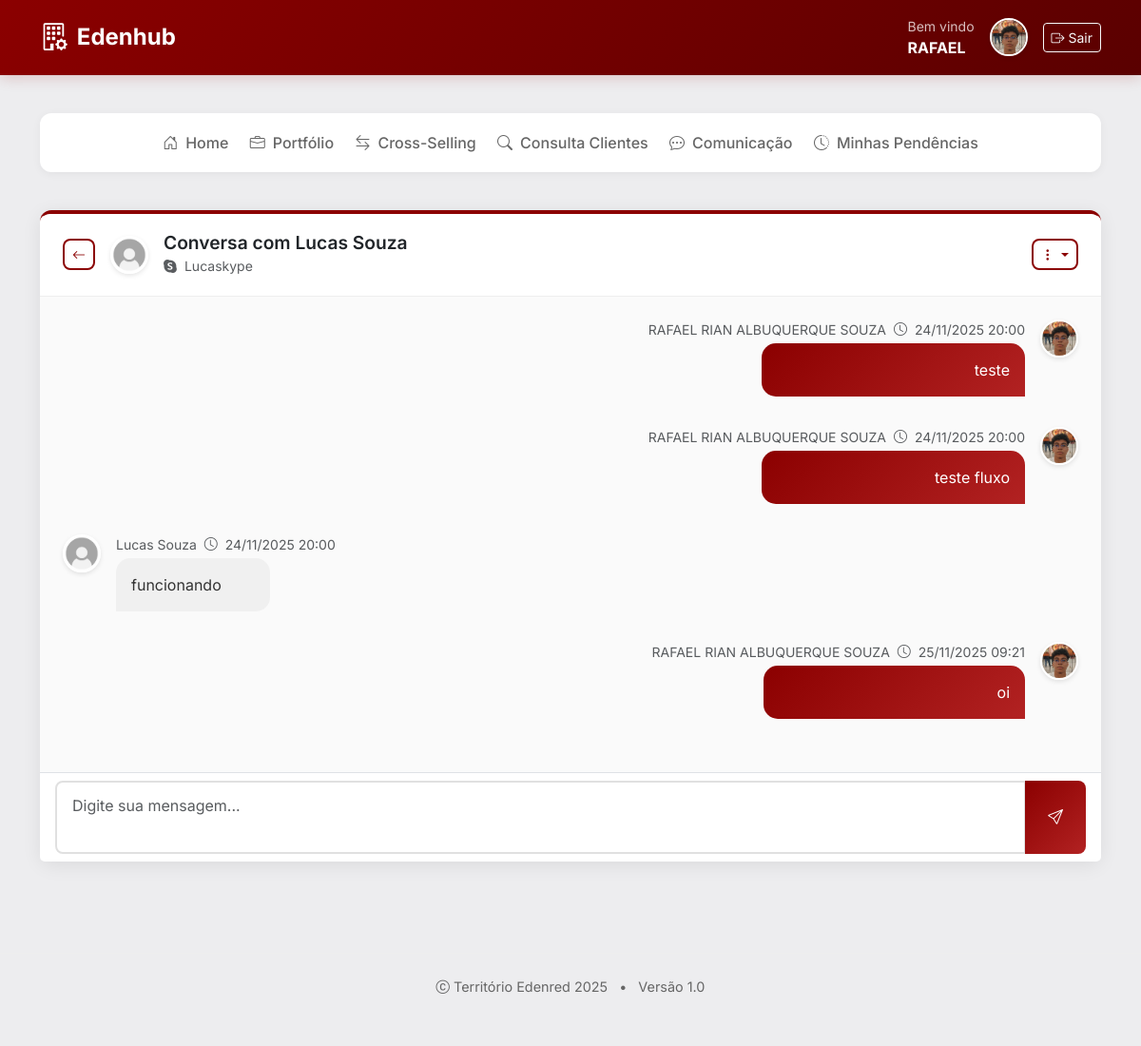
/comunicacao/1 (signed in), run on an earlier commit of the app's database.
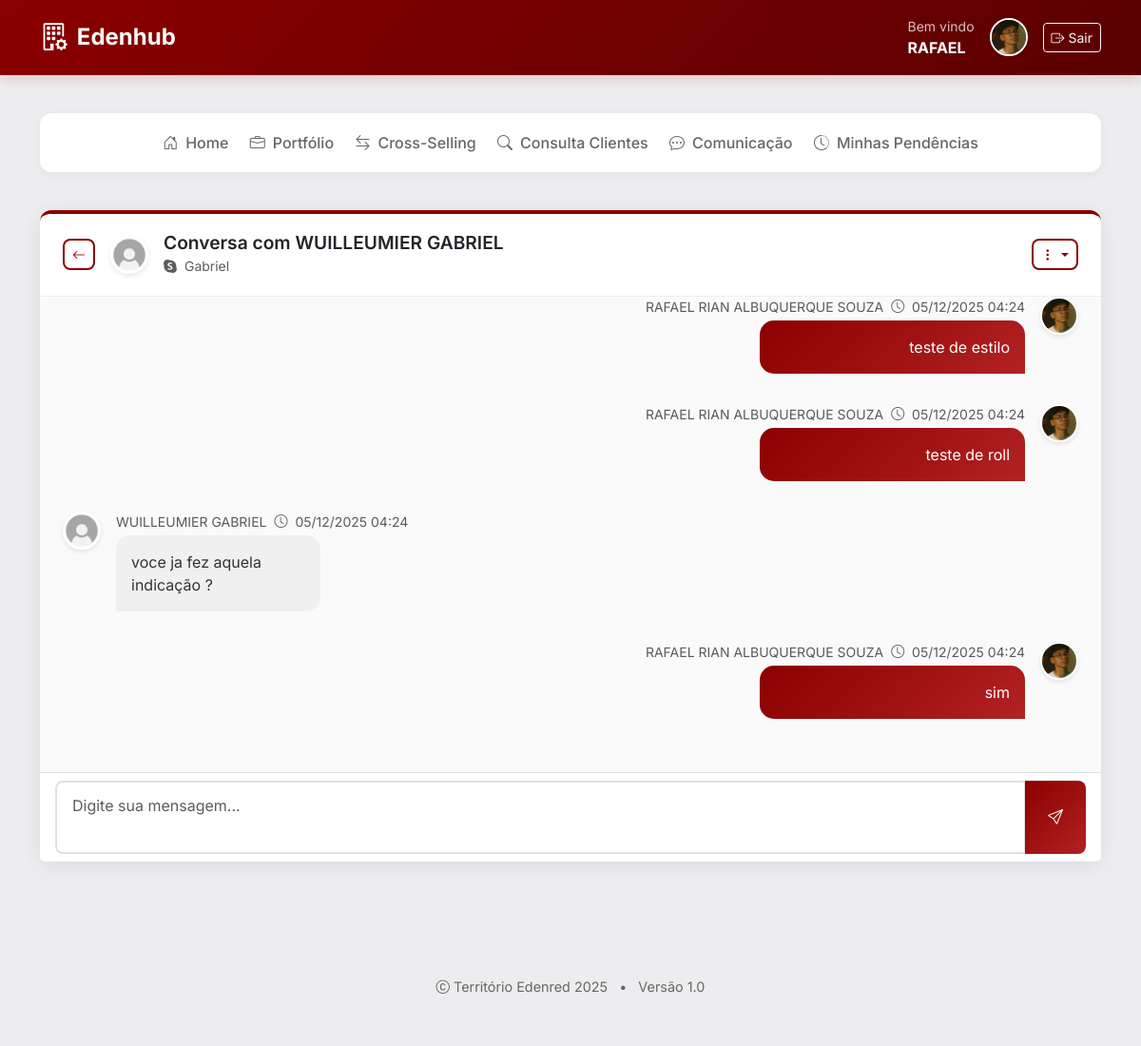
And on a later commit of the database.
### Edenred/models.py (models this page shows, shortened)
class Usuario(db.Model, UserMixin):
    id = db.Column(db.Integer, primary_key=True)
    foto = db.Column(db.String, nullable=True, default='default.png')
    nome = db.Column(db.String(100), nullable=False)
    email = db.Column(db.String(100), unique=True, nullable=False)
    telefone = db.Column(db.String(20), unique=True)
    skype = db.Column(db.String(100), unique=True, nullable=True)
    senha_hash = db.Column(db.String(200), nullable=False)

class Mensagem(db.Model):
    id = db.Column(db.Integer, primary_key=True)
    conversa_id = db.Column(db.Integer, db.ForeignKey('conversa.id'), nullable=False)
    remetente_id = db.Column(db.Integer, db.ForeignKey('usuario.id'), nullable=False)
    mensagem = db.Column(db.Text, nullable=False)
    data_envio = db.Column(db.DateTime, default=datetime.now(timezone.utc))
    lida = db.Column(db.Boolean, default=False)
    conversa = db.relationship('Conversa', backref=db.backref('mensagens', lazy=True))
    remetente = db.relationship('Usuario', backref=db.backref('mensagens_enviadas', lazy=True))

### Edenred/views.py (the view)
@app.route('/comunicacao/<int:conversa_id>', methods=['GET', 'POST'])
@login_required
def ver_conversa(conversa_id):
    conversa = Conversa.query.get_or_404(conversa_id)
    if current_user.id not in [conversa.usuario1_id, conversa.usuario2_id]:
        flash('Acesso não autorizado!', 'error')
        return redirect(url_for('comunicacao'))
    form = MensagemForm()
    if form.validate_on_submit():
        mensagem = form.save(conversa_id, current_user.id)
        flash('Mensagem enviada!', 'success')
        return redirect(url_for('ver_conversa', conversa_id=conversa_id))
    mensagens = Mensagem.query.filter_by(conversa_id=conversa_id)\
        .order_by(Mensagem.data_envio.asc())\
        .all()
    for mensagem in mensagens:
        if mensagem.remetente_id != current_user.id and not mensagem.lida:
            mensagem.lida = True
    db.session.commit()
    outro_usuario = conversa.usuario2 if conversa.usuario1_id == current_user.id else conversa.usuario1
    return render_template('ver_conversa.html',
                         conversa=conversa,
                         mensagens=mensagens,
                         outro_usuario=outro_usuario,
                         form=form)

### Edenred/forms.py (shortened to what this page needs)
class MensagemForm(FlaskForm):
    mensagem = TextAreaField('Mensagem', validators=[DataRequired(), Length(max=2000)])
    btnEnviar = SubmitField('Enviar')

### Edenred/__init__.py (called while the page is built)
@app.template_filter('formatar_data_brasil')
def formatar_data_brasil(dt):
    if not dt:
        return ""
    try:
        if dt.tzinfo is None:
            dt = pytz.utc.localize(dt)
        tz_brasil = pytz.timezone('America/Sao_Paulo')
        dt_brasil = dt.astimezone(tz_brasil)
        return dt_brasil.strftime('%d/%m/%Y %H:%M')
    except Exception:
        return dt.strftime('%d/%m/%Y %H:%M')

@login_manager.user_loader
def load_user(user_id):
    return Usuario.query.get(int(user_id))

### Edenred/templates/ver_conversa.html (shortened to what this page needs)
{% extends 'base.html' %}
{% block content %}
<div class="row mb-4">
    <div class="col-12">
        {% include 'nav.html' %}
    </div>
</div>
<div class="row">
    <div class="col-12">
        <div class="card card-edenred mb-4">
            <div class="card-header-edenred d-flex justify-content-between align-items-center">
                <div class="d-flex align-items-center">
                    <a href="{{ url_for('comunicacao') }}" class="btn btn-outline-edenred btn-sm me-3">
                        <i class="bi bi-arrow-left"></i>
                    </a>
                    <img src="{{ url_for('static', filename='data/img_user/{}'.format(outro_usuario.foto)) }}"
                         class="avatar me-3">
                    <div>
                        <h5 class="card-title mb-0 text-dark">
                            Conversa com {{ outro_usuario.nome }}
                        </h5>
                        <small class="text-muted">
                            {% if outro_usuario.skype %}
                            <i class="bi bi-skype me-1"></i> {{ outro_usuario.skype }}
                            {% endif %}
                        </small>
                    </div>
                </div>
                <div class="dropdown">
                    <button class="btn btn-outline-edenred btn-sm dropdown-toggle" type="button"
                            data-bs-toggle="dropdown">
                        <i class="bi bi-three-dots-vertical"></i>
                    </button>
                </div>
            </div>
            <div class="card-body p-4" style="max-height: 500px; overflow-y: auto; background: #fafafa;">
                {% if mensagens %}
                    {% for mensagem in mensagens %}
                    <div class="mb-3 {% if mensagem.remetente_id == current_user.id %}text-end{% endif %}">
                        <div class="d-flex {% if mensagem.remetente_id == current_user.id %}justify-content-end{% endif %}">
                            {% if mensagem.remetente_id != current_user.id %}
                            <img src="{{ url_for('static', filename='data/img_user/{}'.format(mensagem.remetente.foto)) }}"
                                 class="avatar me-3 align-self-start">
                            {% endif %}
                            <div class="{% if mensagem.remetente_id == current_user.id %}text-end{% endif %}"
                                 style="max-width: 70%;">
                                <div class="d-flex align-items-center mb-1 {% if mensagem.remetente_id == current_user.id %}justify-content-end{% endif %}">
                                    <small class="text-muted me-2">
                                        {{ mensagem.remetente.nome }}
                                    </small>
                                    <small class="text-muted">
                                        <i class="bi bi-clock me-1"></i>
                                        {{ mensagem.data_envio|formatar_data_brasil }}
                                    </small>
                                </div>
                                <div class="message-bubble {% if mensagem.remetente_id == current_user.id %}message-sent{% else %}message-received{% endif %}">
                                    {{ mensagem.mensagem }}
                                </div>
                            </div>
                            {% if mensagem.remetente_id == current_user.id %}
                            <img src="{{ url_for('static', filename='data/img_user/{}'.format(current_user.foto)) }}"
                                 class="avatar ms-3 align-self-start">
                            {% endif %}
                        </div>
                    </div>
                    {% endfor %}
                {% endif %}
            </div>
            <div class="card-footer bg-white border-top">
                <form method="post" class="message-form">
                    <div class="input-group">
                        {{ form.mensagem(class="form-control form-control-custom",
                                        placeholder="Digite sua mensagem...",
                                        rows="2",
                                        style="resize: none;") }}
                        <button type="submit" class="btn btn-edenred">
                            <i class="bi bi-send"></i>
                        </button>
                    </div>
                </form>
            </div>
        </div>
    </div>
</div>
{% endblock %}

### Edenred/templates/base.html (shortened to what this page needs)
<!DOCTYPE html>
<html lang="pt-BR">
<head>
    <link href="https://cdn.jsdelivr.net/npm/bootstrap@5.3.0/dist/css/bootstrap.min.css" rel="stylesheet">
    <link href="https://cdn.jsdelivr.net/npm/bootstrap-icons@1.10.0/font/bootstrap-icons.css" rel="stylesheet">
</head>
<body>
    <nav class="navbar navbar-expand-lg navbar-edenred">
        <div class="container">
            <a class="navbar-brand" href="{{ url_for('home') }}">
                <i class="bi bi-building-gear"></i>
                <span>Edenhub</span>
            </a>
            {% if current_user.is_authenticated %}
            <div class="d-flex align-items-center">
                <div class="me-3 text-white">
                    <small class="d-block opacity-75">Bem vindo</small>
                    <strong>{{ current_user.nome.split(' ')[0] }}</strong>
                </div>
                <img src="{{ url_for('static', filename='data/img_user/{}'.format(current_user.foto)) }}"
                    class="avatar me-3">
                <a class="btn btn-outline-light btn-sm" href="{{ url_for('logout') }}">
                    <i class="bi bi-box-arrow-right"></i> Sair
                </a>
            </div>
            {% endif %}
        </div>
    </nav>
    <div class="container py-4">
        {% block content %}{% endblock %}
    </div>
    <footer class="footer">
        <div class="container">
            <p class="mb-0">
                <i class="bi bi-c-circle"></i> Território Edenred 2025
                <span class="text-edenred mx-2">•</span>
                Versão 1.0
            </p>
        </div>
    </footer>
</body>
</html>

### Edenred/templates/nav.html
<nav class="navbar navbar-expand-lg nav-menu">
    <div class="container-fluid justify-content-center">
        <div class="navbar-nav">
            <a class="nav-link nav-link-custom {{ 'active' if request.endpoint == 'home' }}"
               href="{{ url_for('home') }}">
                <i class="bi bi-house-door"></i> Home
            </a>
            <a class="nav-link nav-link-custom {{ 'active' if request.endpoint == 'portfolio' }}"
               href="{{ url_for('portfolio') }}">
                <i class="bi bi-briefcase"></i> Portfólio
            </a>
            <a class="nav-link nav-link-custom {{ 'active' if request.endpoint == 'crosselling' }}"
               href="{{ url_for('crosselling') }}">
                <i class="bi bi-arrow-left-right"></i> Cross-Selling
            </a>
            <a class="nav-link nav-link-custom {{ 'active' if request.endpoint == 'consulta_clientes' }}"
               href="{{ url_for('consulta_clientes') }}">
                <i class="bi bi-search"></i> Consulta Clientes
            </a>
            <a class="nav-link nav-link-custom {{ 'active' if request.endpoint == 'comunicacao' }}"
               href="{{ url_for('comunicacao') }}">
                <i class="bi bi-chat-dots"></i> Comunicação
            </a>
            <a class="nav-link nav-link-custom {{ 'active' if request.endpoint == 'minhas_pendencias' }}"
               href="{{ url_for('minhas_pendencias') }}">
                <i class="bi bi-clock-history"></i> Minhas Pendências
            </a>
        </div>
    </div>
</nav>

### Edenred/templates/base.html (style rules this page uses)
:root { --edenred-primary: #8B0000; --edenred-secondary: #B22222; --edenred-light: #FFF5F5; --edenred-dark: #5A0000; --bg-color: #ededef; --card-bg: #ffffff; --text-primary: #2c3e50; --text-secondary: #7f8c8d; --border-color: #e0e6ed; --success: #27ae60; --warning: #f39c12; --info: #3498db; }
* { font-family: 'Inter', sans-serif; }
body { background-color: var(--bg-color) !important; color: var(--text-primary); font-family: 'Inter', sans-serif; min-height: 100vh; }
.navbar-edenred { background: linear-gradient(135deg, var(--edenred-primary), var(--edenred-dark)); box-shadow: 0 2px 15px rgba(139, 0, 0, 0.2); padding: 0.8rem 0; }
.navbar-brand { font-weight: 700; font-size: 1.5rem; color: white !important; display: flex; align-items: center; gap: 10px; }
.navbar-brand i { font-size: 1.8rem; }
.card-edenred { border: none; border-radius: 12px; box-shadow: 0 4px 20px rgba(0, 0, 0, 0.08); transition: all 0.3s ease; border-top: 4px solid var(--edenred-primary); margin-bottom: 1.5rem; }
.card-header-edenred { background-color: white; border-bottom: 1px solid #eee; padding: 1.2rem 1.5rem; border-radius: 12px 12px 0 0 !important; }
.card-title { color: var(--edenred-dark); font-weight: 600; font-size: 1.2rem; display: flex; align-items: center; gap: 8px; }
.btn-edenred { background: linear-gradient(135deg, var(--edenred-primary), var(--edenred-secondary)); border: none; border-radius: 8px; color: white; font-weight: 500; padding: 0.5rem 1.5rem; transition: all 0.3s ease; }
.btn-outline-edenred { border: 2px solid var(--edenred-primary); color: var(--edenred-primary); border-radius: 8px; font-weight: 500; transition: all 0.3s ease; }
.nav-menu { background: white; border-radius: 12px; padding: 0.5rem; margin: 1rem 0; box-shadow: 0 2px 10px rgba(0, 0, 0, 0.05); }
.nav-link-custom { color: #666; font-weight: 500; padding: 0.7rem 1.2rem; border-radius: 8px; margin: 0 0.2rem; display: flex; align-items: center; gap: 8px; transition: all 0.3s ease; }
.avatar { width: 40px; height: 40px; border-radius: 50%; object-fit: cover; border: 2px solid white; box-shadow: 0 2px 5px rgba(0, 0, 0, 0.1); }
.message-bubble { max-width: 70%; padding: 1rem; border-radius: 15px; margin-bottom: 1rem; position: relative; }
.message-sent { background: linear-gradient(135deg, var(--edenred-primary), var(--edenred-secondary)); color: white; border-radius: 15px 15px 0 15px; margin-left: auto; }
.message-received { background: #f0f0f0; color: #333; border-radius: 15px 15px 15px 0; }
.form-control-custom { border: 2px solid #e0e0e0; border-radius: 8px; padding: 0.8rem 1rem; transition: all 0.3s ease; }
.footer { margin-top: 3rem; padding: 1.5rem 0; text-align: center; color: #666; font-size: 0.9rem; border-top: 1px solid #eee; }

### Edenred/templates/ver_conversa.html (style rules this page uses)
.message-bubble { line-height: 1.5; word-break: break-word; }

What changed in the data, as far as the page shows it:
no longer on this page (row edited): Mensagem: remetente.nome "RAFAEL RIAN ALBUQUERQUE SOUZA", data_envio "24/11/2025 20:00", mensagem "teste", foto (picture)
no longer on this page (row edited): Mensagem: remetente.nome "RAFAEL RIAN ALBUQUERQUE SOUZA", data_envio "24/11/2025 20:00", mensagem "teste fluxo", foto (picture)
removed Mensagem: foto (placeholder picture), remetente.nome "Lucas Souza", data_envio "24/11/2025 20:00", mensagem "funcionando"
changed Usuario "RAFAEL": foto: a different picture
changed Usuario: nome "Lucas Souza" → "WUILLEUMIER GABRIEL"; skype "Lucaskype" → "Gabriel"
added Mensagem: remetente.nome "RAFAEL RIAN ALBUQUERQUE SOUZA", data_envio "05/12/2025 04:24", mensagem "teste de estilo", foto (picture)
changed Mensagem: data_envio "25/11/2025 09:21" → "05/12/2025 04:24"; mensagem "oi" → "teste de roll"; foto: a different picture
now on this page (row edited): Mensagem: foto (placeholder picture), remetente.nome "WUILLEUMIER GABRIEL", data_envio "05/12/2025 04:24", mensagem "voce ja fez aquela indicação ?"
now on this page (row edited): Mensagem: remetente.nome "RAFAEL RIAN ALBUQUERQUE SOUZA", data_envio "05/12/2025 04:24", mensagem "sim", foto (picture)
